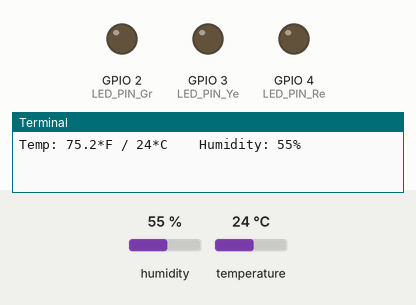
A program run on a simulated Raspberry Pi (BCM pin numbers). On the bench: output pins drawn as LEDs (lit = HIGH), the last lines printed to the terminal. The test bench sets the inputs (shaded band); at power-on: temperature 24 °C, humidity 55 %. System figures (address, load, memory, disk, uptime) are fixed made-up values.

Above: at 1.2 s.
1.3 s: temperature set to 29 °C
4.3 s: temperature set to 32 °C
At 5.9 s:
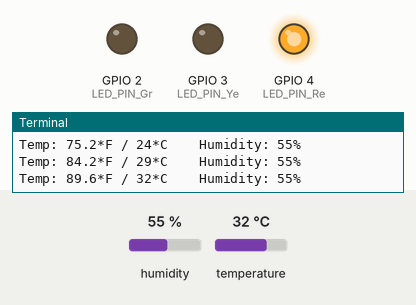
Timing chart, 0 to 7.4 s (numbered marks = the images above; inputs shaded):
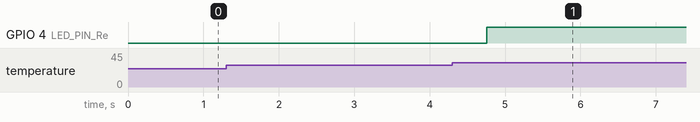

The program:

Led_DHt.py
```python
import RPi.GPIO as GPIO
import time
import board
import adafruit_dht
import psutil

for proc in psutil.process_iter():
    if proc.name() == 'libgpiod_pulsein' or proc.name() == 'libgpiod_pulsei':
        proc.kill()

LED_PIN_Gr = 2
LED_PIN_Ye = 3
LED_PIN_Re = 4

GPIO.setmode(GPIO.BCM)
GPIO.setup(LED_PIN_Gr, GPIO.OUT)
GPIO.setup(LED_PIN_Ye, GPIO.OUT)
GPIO.setup(LED_PIN_Re, GPIO.OUT)

dhtDevice = adafruit_dht.DHT11(board.D26)

while True:
    try:
        temp_c = dhtDevice.temperature
        temp_f = temp_c * (9 / 5) + 32
        humi = dhtDevice.humidity
        print("Temp: {}*F / {}*C    Humidity: {}% ".format(temp_f, temp_c, humi))
        if temp_c > 30:
            GPIO.output(LED_PIN_Re, GPIO.HIGH)
            time.sleep(1)

    except RuntimeError as error:
        print(error.args[0])
        time.sleep(1)
        continue

    except Exception as error:
        dhtDevice.exit()
        raise error

    time.sleep(2.0)

GPIO.cleanup()
```

Measured:
- the behaviour switches between 30 and 31 °C on temperature (found by bisection; images 0 and 1)
- after the input at 4.3 s, GPIO 4 (LED_PIN_Re): LOW → HIGH after 0.46 s
